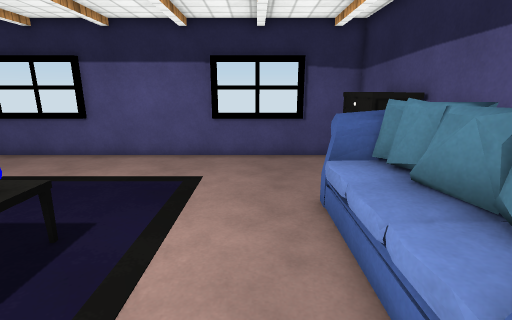
View 1 (above)

13 first-person views from a walk through a Unity game level. The camera is 1.5 m above the floor, tilts 14° down and sees 85° across. The floor is counted in squares, 0.5 m on a side. Each view is taken from the middle of a square. On the plan, view 1 faces up. The plan holds only what a view shows up to about 20 squares ahead; the rest is blank. Some animated figures are not drawn. Surface patterns are stand-ins for the level's own textures.

View 2
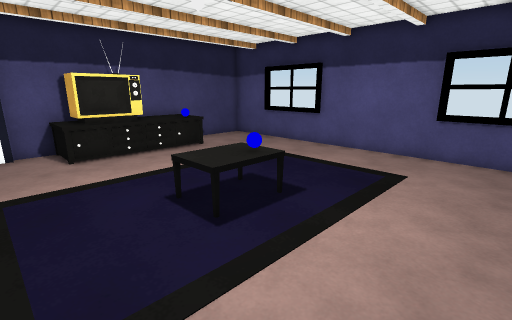

View 3
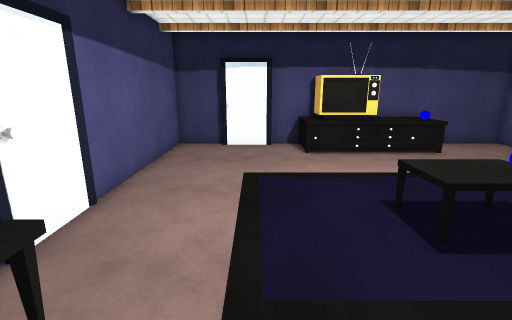

View 4
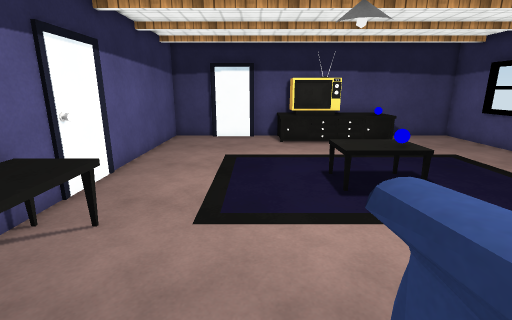

View 5
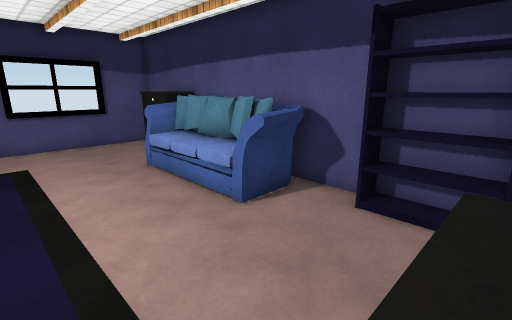

View 6
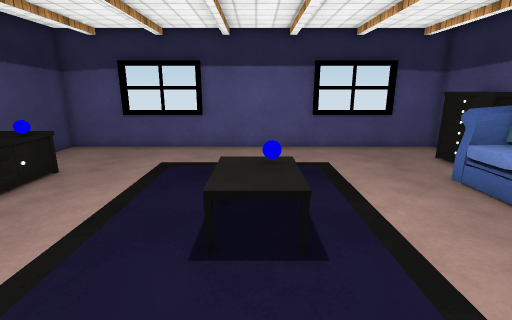

View 7
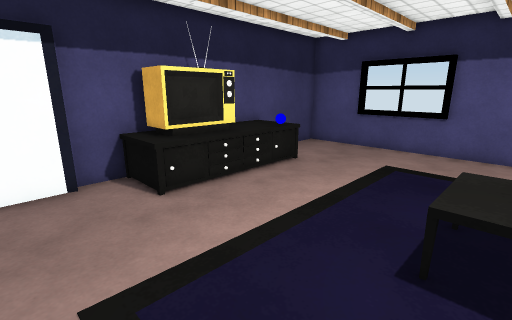

View 8
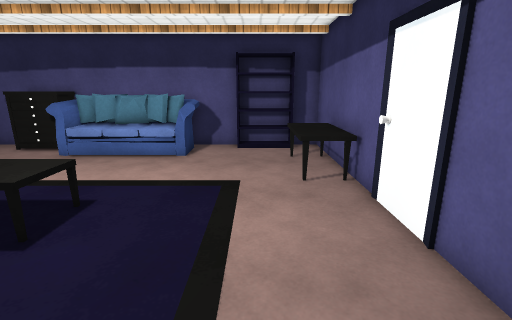

View 9
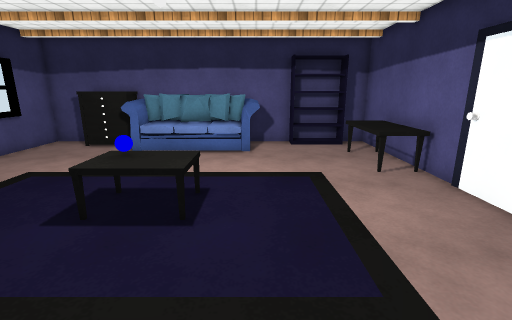

View 10
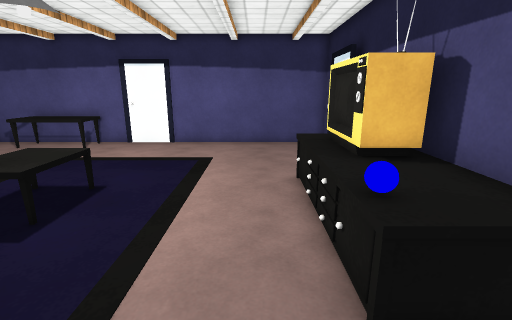

View 11
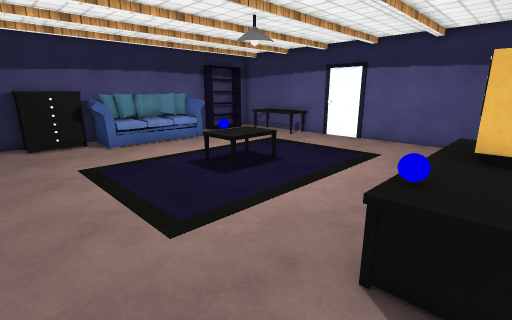

View 12
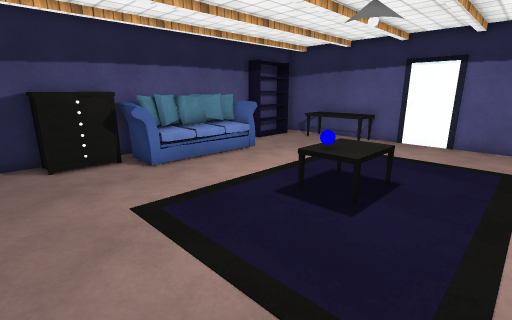

View 13
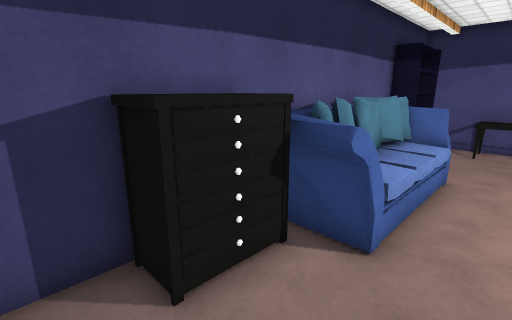

### Floor plan
Key: @ floor where view 1 was taken; # wall or solid block; . floor; = window, fence, low wall or low ledge; ^ raised ledge; S sofa; T TV; L lamp; O other object.
Columns run from 15 left of view 1 to 5 right of it. Each row starts with its distance up from view 1.
 13 ####===#######=#=####
 12 #...................#
 11 #..................##
 10 #.................^^#
  9 #.................^^#
  8 ^^^..............SSS#
  7 ^^O..............SSS#
  6 ^^^..............SSS#
  5 #TT......^O^.....SSS#
  4 #TT......^L^.....SSS#
  3 T T......#L#.....SSS#
  2 ^TT..............SSS#
  1 #................SSS#
  0 #..............@....#
 -1 #..................##
 -2 # .................##
 -3 # .................#
 -4 #............^^^^^.#
 -5 #############^^^^^ #
 -6            ########

Where each view was taken, in squares from view 1:
view 1: 0 up, 0 right, facing up
view 2: 1 down, 1 right, facing up-left
view 3: 1 down, 1 right, facing left
view 4: 0 up, 4 right, facing left
view 5: 4 down, 3 left, facing up-right
view 6: 2 down, 5 left, facing up
view 7: 2 down, 5 left, facing up-left
view 8: 2 down, 11 left, facing right
view 9: 1 up, 12 left, facing right
view 10: 11 up, 11 left, facing down
view 11: 12 up, 14 left, facing down-right
view 12: 12 up, 9 left, facing down-right
view 13: 12 up, 0 right, facing down-right
